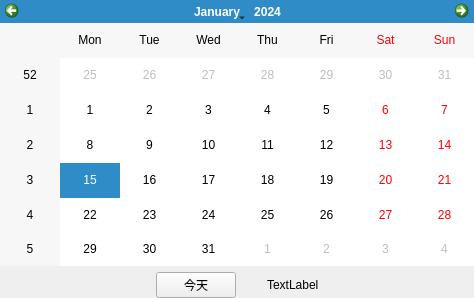
<?xml version="1.0" encoding="UTF-8"?>
<ui version="4.0">
 <class>CCalendarForm</class>
 <widget class="QWidget" name="CCalendarForm">
  <property name="geometry">
   <rect>
    <x>0</x>
    <y>0</y>
    <width>474</width>
    <height>298</height>
   </rect>
  </property>
  <property name="windowTitle">
   <string>Form</string>
  </property>
  <layout class="QGridLayout" name="gridLayout">
   <property name="leftMargin">
    <number>0</number>
   </property>
   <property name="topMargin">
    <number>0</number>
   </property>
   <property name="rightMargin">
    <number>0</number>
   </property>
   <property name="bottomMargin">
    <number>0</number>
   </property>
   <item row="0" column="0">
    <widget class="QCalendarWidget" name="calendarWidget"/>
   </item>
   <item row="1" column="0">
    <layout class="QHBoxLayout" name="horizontalLayout">
     <item>
      <spacer name="horizontalSpacer">
       <property name="orientation">
        <enum>Qt::Horizontal</enum>
       </property>
       <property name="sizeType">
        <enum>QSizePolicy::Expanding</enum>
       </property>
       <property name="sizeHint" stdset="0">
        <size>
         <width>100</width>
         <height>20</height>
        </size>
       </property>
      </spacer>
     </item>
     <item>
      <widget class="QPushButton" name="todayButton">
       <property name="sizePolicy">
        <sizepolicy hsizetype="Fixed" vsizetype="Fixed">
         <horstretch>0</horstretch>
         <verstretch>0</verstretch>
        </sizepolicy>
       </property>
       <property name="text">
        <string>今天</string>
       </property>
      </widget>
     </item>
     <item>
      <spacer name="horizontalSpacer_2">
       <property name="orientation">
        <enum>Qt::Horizontal</enum>
       </property>
       <property name="sizeType">
        <enum>QSizePolicy::Preferred</enum>
       </property>
       <property name="sizeHint" stdset="0">
        <size>
         <width>25</width>
         <height>20</height>
        </size>
       </property>
      </spacer>
     </item>
     <item>
      <widget class="QLabel" name="todayLabel">
       <property name="text">
        <string>TextLabel</string>
       </property>
      </widget>
     </item>
     <item>
      <spacer name="horizontalSpacer_3">
       <property name="orientation">
        <enum>Qt::Horizontal</enum>
       </property>
       <property name="sizeHint" stdset="0">
        <size>
         <width>40</width>
         <height>20</height>
        </size>
       </property>
      </spacer>
     </item>
    </layout>
   </item>
  </layout>
 </widget>
 <resources/>
 <connections/>
</ui>
